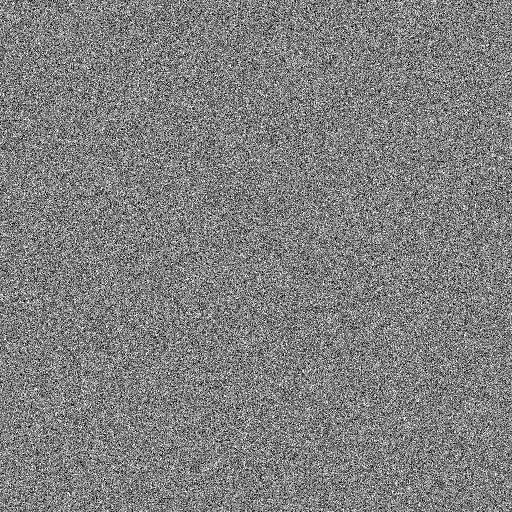
#> input picture designs/da/landing/grain.png, 512 x 512 px
$ python trame.py grain.png grain.png 5
#> lines starting #> are read from the running program, lines starting #| are printed output that depends on the picture
"""Photo -> demi-teinte Brume (points d'encre sur papier). Usage : python3 trame.py entree.jpg sortie.png [pas]"""
import sys, math, random
from PIL import Image, ImageDraw, ImageOps, ImageEnhance

PAPIER, ENCRE = (232, 230, 225), (26, 26, 26)

def trame(src, dst, pas=7, echelle=2):
#> called with src = 'grain.png', dst = 'grain.png', pas = 5, echelle = 2
    im = ImageOps.grayscale(Image.open(src))
#> im is the input picture: PIL image 512x512 L; min 0, max 255, mean 127.5
    im = ImageEnhance.Contrast(im).enhance(1.25)
    w, h = im.size
#> w = 512; h = 512
    out = Image.new('RGB', (w*echelle, h*echelle), PAPIER)
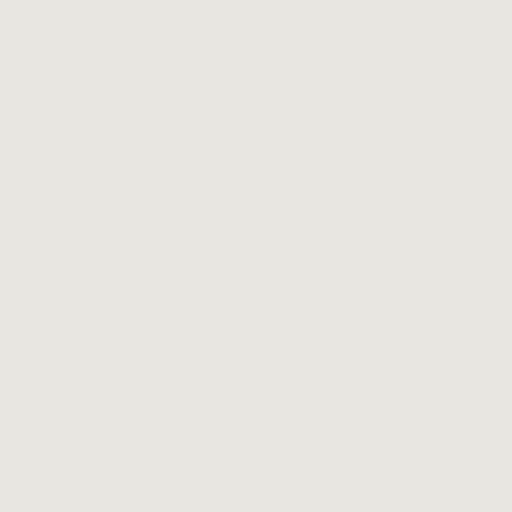
#> out: PIL image 1024x1024 RGB (shown at 1/2 size); mean R, G, B 232, 230, 225
    d = ImageDraw.Draw(out)
    rnd = random.Random(7)
    for y in range(0, h, pas):
        for x in range(0, w, pas):
            v = im.getpixel((min(x + pas//2, w-1), min(y + pas//2, h-1))) / 255
            r = (1 - v) ** 0.9 * pas * 0.62 * echelle          # plus c'est sombre, plus le point est gros
            if r < 0.35*echelle: continue
            cx, cy = (x + pas/2)*echelle, (y + pas/2)*echelle
            d.ellipse([cx - r, cy - r, cx + r, cy + r], fill=ENCRE)
    # un grain très léger, pour l'impression
    px = out.load()
    for _ in range(out.size[0]*out.size[1]//18):
        x, y = rnd.randrange(out.size[0]), rnd.randrange(out.size[1])
        c = px[x, y]; k = rnd.randint(-18, 18)
        px[x, y] = tuple(max(0, min(255, v + k)) for v in c)
#> this loop made 58254 passes
#> c on passes 1 to 3: (232, 230, 225), (232, 230, 225), (232, 230, 225)
    out.save(dst, optimize=True)
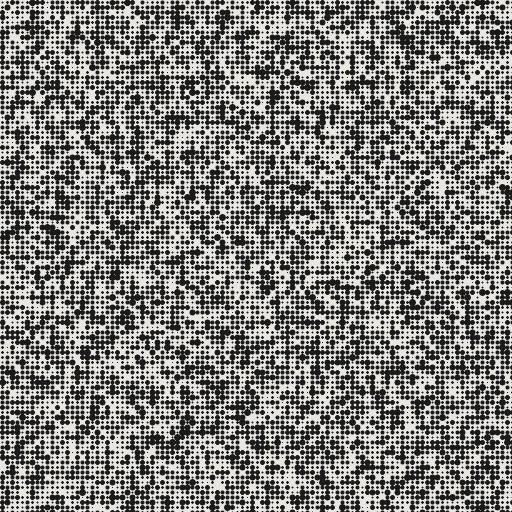
#> saved as grain.png: PIL image 1024x1024 RGB (shown at 1/2 size); mean R, G, B 130.9, 129.9, 127.3

if __name__ == '__main__':
    trame(sys.argv[1], sys.argv[2], int(sys.argv[3]) if len(sys.argv) > 3 else 7)
